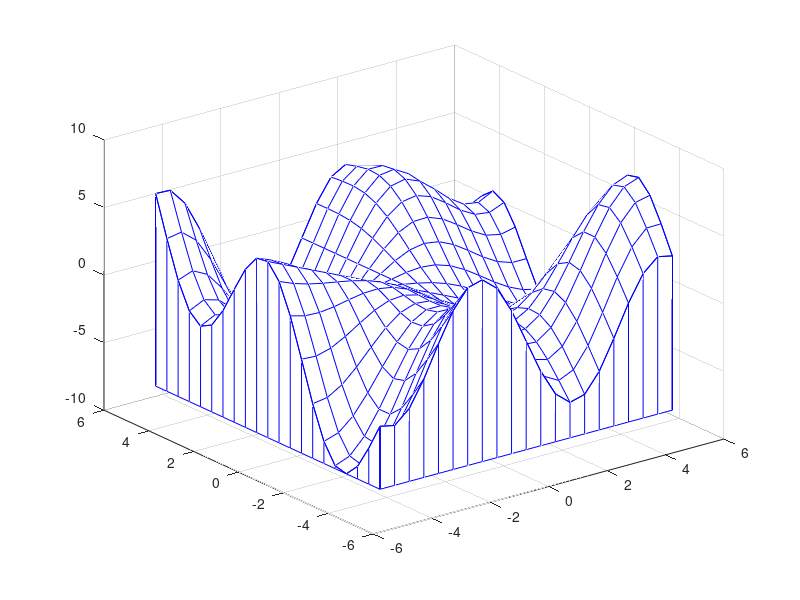
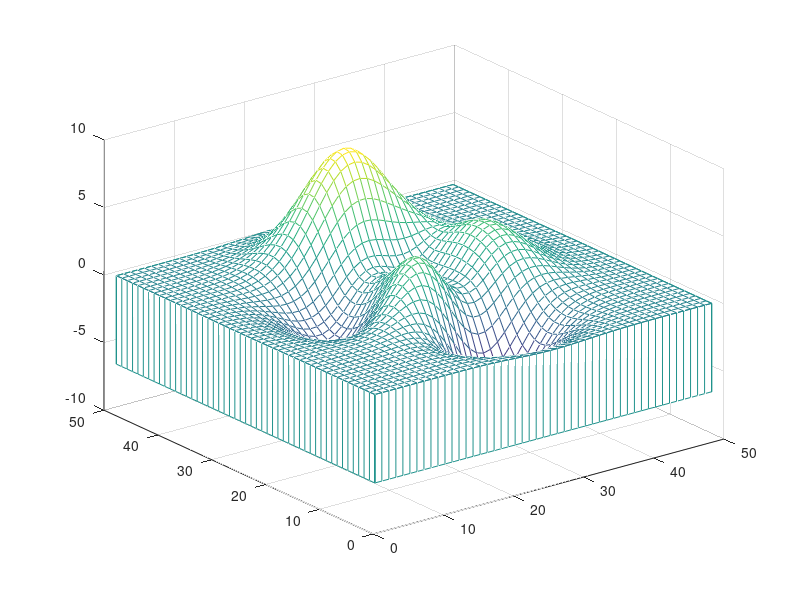

The MATLAB source for these figures, in order:
%=============================================================================
% Copyright (c) 2016-present Allan CORNET (Nelson)
%=============================================================================
% This file is part of Nelson.
%=============================================================================
% LICENCE_BLOCK_BEGIN
% SPDX-License-Identifier: LGPL-3.0-or-later
% LICENCE_BLOCK_END
%=============================================================================
% <--ADV-CLI MODE-->
%=============================================================================
f = figure();
[X, Y] = meshgrid(-5:.5:5);
Z = Y.*sin(X) - X.*cos(Y);
s = meshz(X, Y, Z, 'EdgeColor', 'b');
%=============================================================================
f = figure();
Z = peaks ();
meshz (Z);
%=============================================================================
